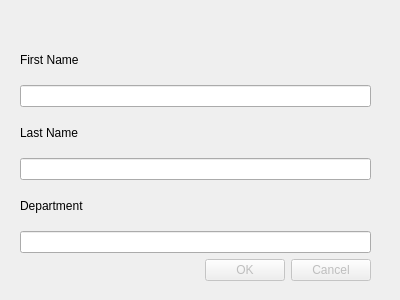
<?xml version="1.0" encoding="UTF-8"?>
<ui version="4.0">
 <class>AddEmpDialog</class>
 <widget class="QDialog" name="AddEmpDialog">
  <property name="geometry">
   <rect>
    <x>0</x>
    <y>0</y>
    <width>400</width>
    <height>300</height>
   </rect>
  </property>
  <property name="windowTitle">
   <string>Dialog</string>
  </property>
  <widget class="QWidget" name="layoutWidget">
   <property name="geometry">
    <rect>
     <x>20</x>
     <y>40</y>
     <width>351</width>
     <height>241</height>
    </rect>
   </property>
   <layout class="QVBoxLayout" name="verticalLayout">
    <item>
     <layout class="QVBoxLayout" name="verticalLayout_5">
      <item>
       <widget class="QLabel" name="label_5">
        <property name="text">
         <string>First Name</string>
        </property>
       </widget>
      </item>
      <item>
       <widget class="QLineEdit" name="firstNameLineEdit"/>
      </item>
      <item>
       <widget class="QLabel" name="label_4">
        <property name="text">
         <string>Last Name</string>
        </property>
       </widget>
      </item>
      <item>
       <widget class="QLineEdit" name="lastNameLineEdit"/>
      </item>
      <item>
       <widget class="QLabel" name="label_2">
        <property name="text">
         <string>Department</string>
        </property>
       </widget>
      </item>
      <item>
       <widget class="QLineEdit" name="deptLineEdit"/>
      </item>
     </layout>
    </item>
    <item>
     <widget class="QDialogButtonBox" name="addEmpButtonBox">
      <property name="enabled">
       <bool>false</bool>
      </property>
      <property name="orientation">
       <enum>Qt::Horizontal</enum>
      </property>
      <property name="standardButtons">
       <set>QDialogButtonBox::Cancel|QDialogButtonBox::Ok</set>
      </property>
     </widget>
    </item>
   </layout>
  </widget>
 </widget>
 <resources/>
 <connections>
  <connection>
   <sender>addEmpButtonBox</sender>
   <signal>accepted()</signal>
   <receiver>AddEmpDialog</receiver>
   <slot>accept()</slot>
   <hints>
    <hint type="sourcelabel">
     <x>248</x>
     <y>254</y>
    </hint>
    <hint type="destinationlabel">
     <x>157</x>
     <y>274</y>
    </hint>
   </hints>
  </connection>
  <connection>
   <sender>addEmpButtonBox</sender>
   <signal>rejected()</signal>
   <receiver>AddEmpDialog</receiver>
   <slot>reject()</slot>
   <hints>
    <hint type="sourcelabel">
     <x>316</x>
     <y>260</y>
    </hint>
    <hint type="destinationlabel">
     <x>286</x>
     <y>274</y>
    </hint>
   </hints>
  </connection>
 </connections>
</ui>
